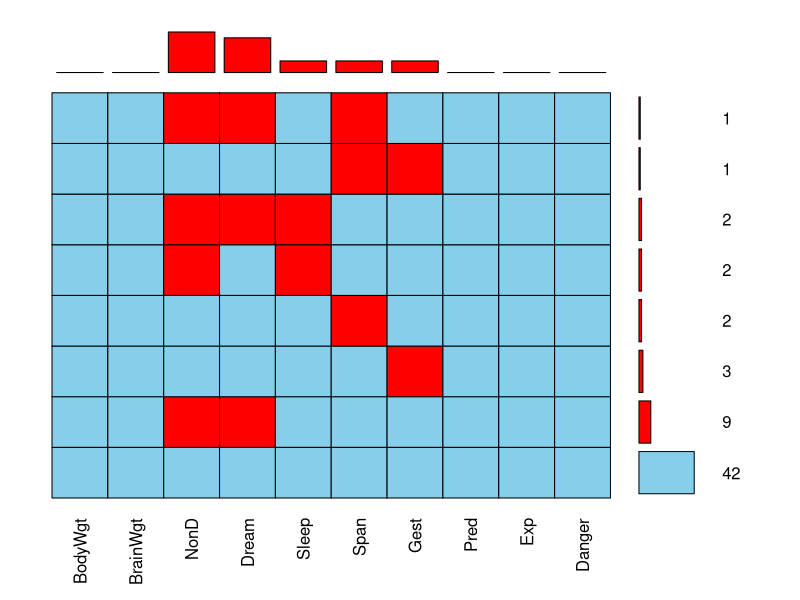
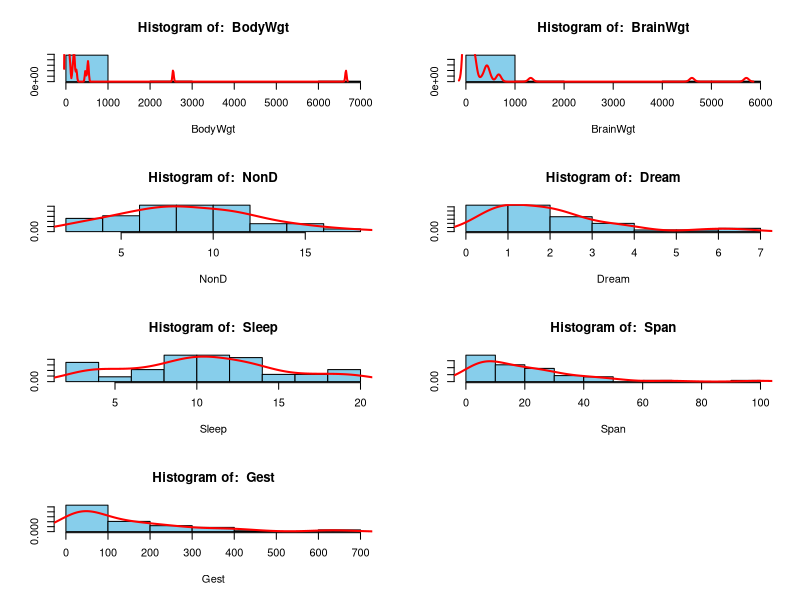
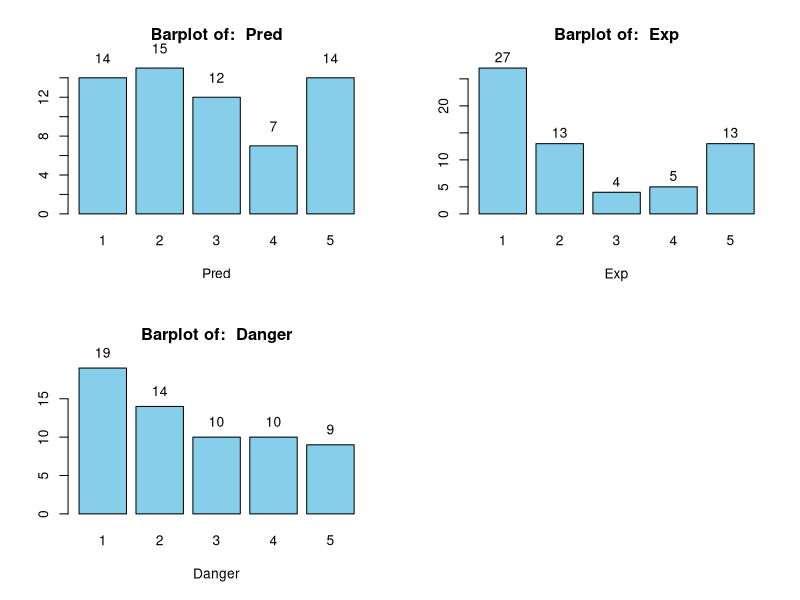

Here is the R script that generated these plots, in order:
## ---- chunk 1
library(VIM)
str(sleep)#The structure of sleep
summary(sleep)#The summary of sleep
## ---- chunk 2
aggr(sleep, combined=T, numbers=T, prop=F, main='Missing Pattern of Sleep', ylab='')#To draw the missing plot
## ---- chunk 3
indexInt <- sapply(sleep, is.integer)#find out which variable is integer
sleepIntVar <- sleep[, indexInt]# as in categorical
sleepNumVar <- sleep[, !indexInt]#as in continuous
## ---- chunk 4
#To decide how to arrange our plots
autoMfrow <- function(x){
  if (x%%2==0){
    par(mfrow=c((x)/2,2))
  } else{
    par(mfrow=c((x+1)/2,2))
  }
}
numCnt <- ncol(sleepNumVar)
autoMfrow(numCnt)#To set the arrangement of plots
numVarName <- names(sleepNumVar)
#To plot all histograms for continuous values
for (name in numVarName){
  histNum <- hist(sleepNumVar[,name],
       freq=FALSE,
       col="skyblue",
       xlab=name,
       ylab='',
       main=paste("Histogram of: ", name))
  lines(density(sleepNumVar[,name], na.rm=TRUE), lwd=2, col="red")
}
## ---- chunk 5
intCnt <- ncol(sleepIntVar)
autoMfrow(intCnt)#To set the arrangement of plots
intVarName <- names(sleepIntVar)
#To plot all barplots for categorical values
for (name in intVarName){
  barplotInt <- barplot(table(sleepIntVar[,name]),
       xlab=name,
       col="skyblue",
       main=paste("Barplot of: ", name))
  text(x=barplotInt, y=table(sleepIntVar[,name])+2, labels=as.character(table(sleepIntVar[,name])), xpd=TRUE)
}
